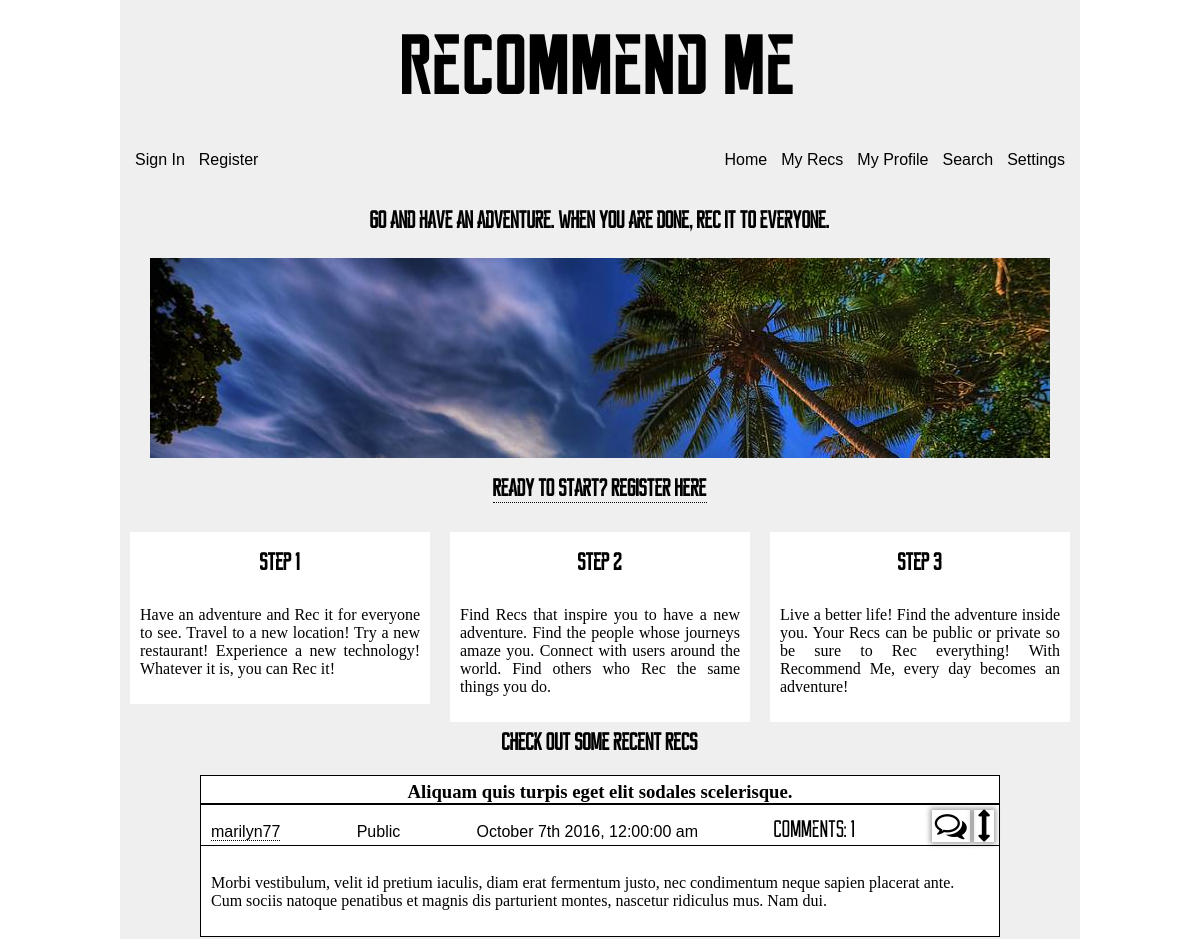
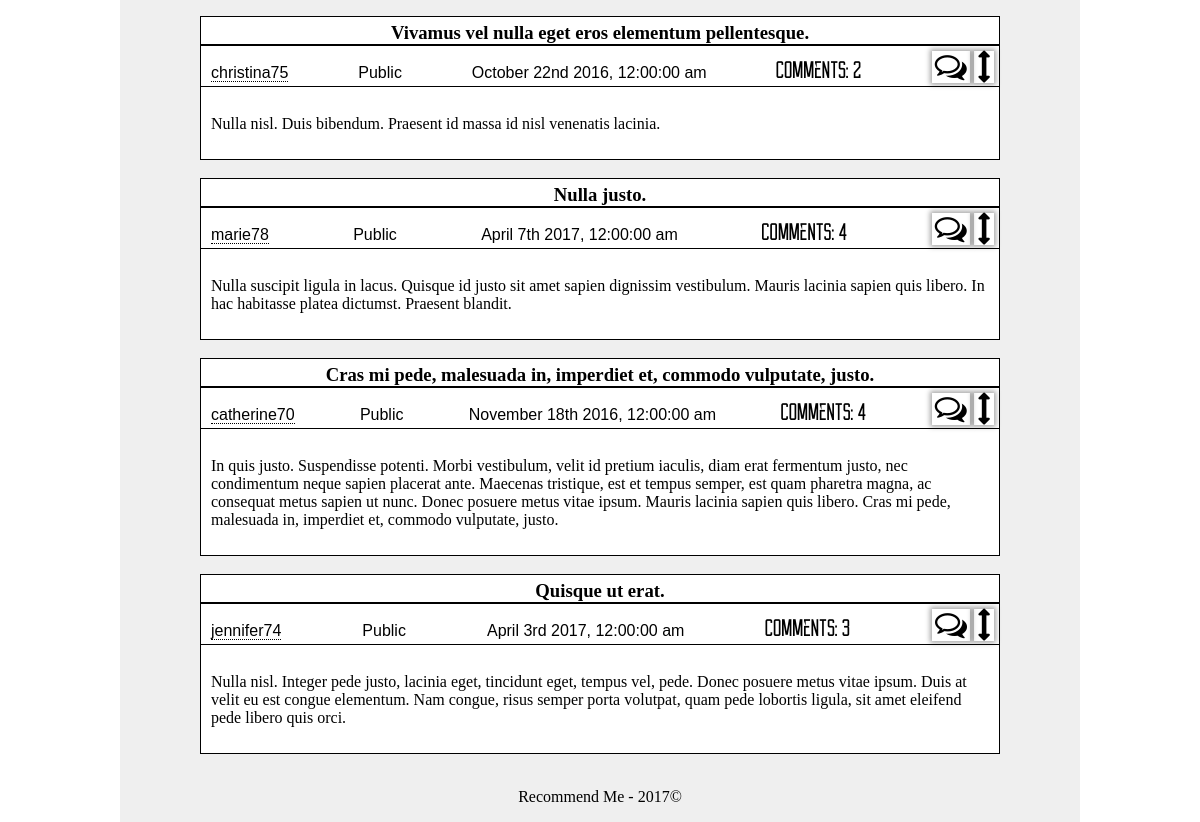
/about, run on the app's committed database (2 pictures, top to bottom).
### app/models.py (models this page shows, shortened)
class Recommendation(db.Model):
    __tablename__ = 'recommendation'
    id = db.Column(db.INTEGER, primary_key=True)
    made_private = db.Column(db.BOOLEAN, default=False)
    new_comment = db.Column(db.BOOLEAN, default=False)
    text = db.Column(db.TEXT)
    timestamp = db.Column(db.DATETIME, index=True, default=datetime.utcnow)
    title = db.Column(db.String(64))
    user_id = db.Column(db.INTEGER, db.ForeignKey('user.id'))
    verification = db.Column(db.INTEGER)
    user = db.relationship('User', backref=backref('recommendation', lazy='dynamic'))
    def prepare_comments(self):
        prep_query = self.comment\
            .filter(Comment.verification > 0)\
            .order_by(desc(Comment.timestamp))
        d_c = prep_query\
            .paginate(1, per_page=5, error_out=False)
        count = prep_query.count()
        return (d_c, count)

class User(UserMixin, db.Model):
    __tablename__ = 'user'
    id = db.Column(db.INTEGER, primary_key=True)
    username = db.Column(db.String, unique=True, index=True)
    email = db.Column(db.String, unique=True, index=True)
    about_me = db.Column(db.TEXT)
    api = db.Column(db.String())
    confirmed = db.Column(db.BOOLEAN, default=False)
    display = db.Column(db.INTEGER, default=10)
    invalid_logins = db.Column(db.INTEGER, default=0)
    last_login = db.Column(db.DATETIME, default=datetime.utcnow)
    member_since = db.Column(db.DATETIME, default=datetime.utcnow)
    password_hash = db.Column(db.String(128))
    role_id = db.Column(db.INTEGER, db.ForeignKey('role.id'))
    updates = db.Column(db.BOOLEAN, default=True)
    role = db.relationship('Role', backref=backref('user', lazy='dynamic'))
    @property
    def password(self):
        raise AttributeError('password is hashed')

### app/main/views.py (the view)
@main.route('/about')
def about():
    display_recs = Recommendation.query\
        .filter_by(verification = 2)\
        .order_by(desc(Recommendation.timestamp))\
        .limit(50)\
        .from_self()\
        .order_by(func.random())\
        .limit(5)\
        .from_self()\
        .paginate(1, per_page=5, error_out=False)
    return render_template('main/about.html', display=display_recs)

### app/auth/views.py (called while the page is built)
@auth.before_app_request
def before_request():
    if current_user.is_authenticated and not current_user.confirmed \
        and request.endpoint[:5] != 'auth.' and request.endpoint != 'static':
        return redirect(url_for('auth.unconfirmed'))

### manage.py (called while the page is built)
@app.url_defaults
def hashed_static_file(endpoint, values):
    if 'static' == endpoint or endpoint.endswith('.static'):
        filename = values.get('filename')
        if filename:
            blueprint = request.blueprint
            if '.' in endpoint:  # blueprint
                blueprint = endpoint.rsplit('.', 1)[0]
            static_folder = app.static_folder
            if blueprint and app.blueprints[blueprint].static_folder:
                static_folder = app.blueprints[blueprint].static_folder
            fp = os.path.join(static_folder, filename)
            if os.path.exists(fp):
                values['_'] = int(os.stat(fp).st_mtime)

### app/templates/main/about.html (shortened to what this page needs)
<!DOCTYPE html>
{% extends 'abstract/three-column.html' %}
{% block head %}
  {{super()}}
{% endblock %}
{% block maincontent %}
  <h2>Go and have an adventure. When you are done, Rec it to everyone.</p>
  <img src="{{url_for('static', filename='images/main/about-rec.jpg')}}"
    class='align-center large-splash'/>
  <h2>
    <a href="{{url_for('auth.subscribe')}}">Ready to Start? Register Here</a>
  </h2>
{% endblock %}
{% block c1 %}
  <h2 class='reckoner'>Step 1</h2>
  <p>
    Have an adventure and Rec it for everyone to see. Travel to a new location!
    Try a new restaurant! Experience a new technology! Whatever it is, you can
    Rec it!
  </p>
{% endblock %}
{% block c2 %}
  <h2 class='reckoner'>Step 2</h2>
  <p>
    Find Recs that inspire you to have a new adventure. Find the people whose
    journeys amaze you. Connect with users around the world. Find others
    who Rec the same things you do.
  </p>
{% endblock %}
{% block c3 %}
  <h2 class='reckoner'>Step 3</h2>
  <p>
    Live a better life! Find the adventure inside you. Your Recs can be public
    or private so be sure to Rec everything! With Recommend Me, every day
    becomes an adventure!
  </p>
{% endblock %}
{% block postcontent %}
  <h2>Check out some recent Recs</h2>
  {{rec_macro.initialize_recs(display, moment, current_user)}}
{% endblock %}

### app/templates/macros/rec-macro.html (shortened to what this page needs)
{% import 'macros/comment-macro.html' as comment_macro %}
{% macro render_rec(rec, count, moment, current_user, attributes=True, link=request.url) %}
  <div class='single-post'>
    <a href="{{url_for('main.highlight', id=rec.id)}}">
      <h3 class='rec-title'>{{rec.title}}</h3>
    </a>
    <div class='post-header'>
      <ul class='post-header-list'>
        <li>
          <a href="{{url_for('personal.profile', id=rec.user_id)}}">
            {{rec.user.username}}
          </a>
        </li>
        <li>
          {% if rec.verification != 0 %}
            Public
          {% else %}
            Private
          {% endif %}
        </li>
        <li>
          {{moment(rec.timestamp).format('MMMM Do YYYY, h:mm:ss a')}}
        </li>
        <li class='reckoner'>
          Comments: {{count}}
        </li>
        {% if attributes or rec.user_id==current_user.id %}
          <li>
            {% if attributes %}
              <i id='{{rec.id}}' class='{{link}} font-link toggle-comments fa fa-comments-o fa-2x'></i>
              <i class='font-link toggle-show fa fa-arrows-v fa-2x'></i>
            {% endif %}
          </li>
        {% endif %}
      </ul>
    </div>
    <p class='post-text'>
      {{rec.text}}
    </p>
  </div>
  <br/>
{% endmacro %}
{% macro initialize_recs(display, moment, current_user, attributes=True) %}
  <div class='list-recs'>
    {{ajax(display, moment, current_user, attributes)}}
  </div>
{% endmacro %}
{% macro ajax(display, moment, current_user, attributes=True, link=request.url) %}
  {% for rec in display.items %}
    {{single_rec(rec, moment, current_user, attributes, link, in_comments=True)}}
  {% endfor %}
{% endmacro %}
{% macro single_rec(rec, moment, current_user, attributes=True, link=request.url, in_comments=True) %}
  {% set comments, count = rec.prepare_comments() %}
  {{render_rec(rec, count, moment, current_user, attributes, link)}}
{% endmacro %}

### app/static/css/abstract/base.css (style rules this page uses)
body { font-family: Georgia, 'Times New Roman', serif; margin: 0px auto; width: 960px; }
a { border-bottom: 1px dotted black; color: inherit; text-decoration: none; }
h2 { font-family: 'reckoner', Impact, fantasy; font-size: 24px; text-align: center; }
li { display: inline; font-family: sans-serif; }
.reckoner { font-family: 'reckoner', Impact, fantasy; font-size: 24px; }
.align-center { display: block; margin: 0px auto; }
.large-splash { width: 900px; }

### app/static/css/abstract/rec-comment.css (style rules this page uses)
.list-recs { margin: 0px auto; width: 800px; }
.single-post { background-color: white; border: 1px solid black; clear: both; }
.rec-title { border-bottom: 2px solid black; margin: 0 0 5px 0; padding-top: 5px; text-align: center; }
.post-header { border-bottom: 1px solid black; padding: 0 5px 0 5px; }
.post-header-list { height: 30px; margin: 5px 0 5px 0; padding-left: 5px; text-align: justify; }
.post-header-list:after { content: ''; display: inline-block; width: 100%; }
.post-header li { display: inline-block; }
.font-link { box-shadow: 0 0 5px 2px rgba(0,0,0,.35); cursor: pointer; padding: 0 3px 0 3px; }
.post-text { margin-top: 0px; padding: 10px; white-space: pre-line; }

### app/static/css/abstract/three-column.css (style rules this page uses)
.c1>p, .c2>p, .c3>p { padding:10px; text-align: justify; }

### data on the page
Recommendation: title "Aliquam quis turpis eget elit sodales scelerisque.", user.username "marilyn77", verification "Public", timestamp "October 7th 2016, 12:00:00 am", count "1", text "Morbi vestibulum, velit id pretium iaculis, diam erat fermentum justo, nec condimentum neque sapien placerat ante. Cum sociis natoque penatibus et magnis dis parturient montes, nascetur ridiculus mus. Nam dui."
Recommendation: title "Vivamus vel nulla eget eros elementum pellentesque.", user.username "christina75", shows "Public", timestamp "October 22nd 2016, 12:00:00 am", verification "2", text "Nulla nisl. Duis bibendum. Praesent id massa id nisl venenatis lacinia."
Recommendation: title "Nulla justo.", user.username "marie78", verification "Public", timestamp "April 7th 2017, 12:00:00 am", count "4", text "Nulla suscipit ligula in lacus. Quisque id justo sit amet sapien dignissim vestibulum. Mauris lacinia sapien quis libero. In hac habitasse platea dictumst. Praesent blandit."
Recommendation: title "Cras mi pede, malesuada in, imperdiet et, commodo vulputate, justo.", user.username "catherine70", verification "Public", timestamp "November 18th 2016, 12:00:00 am", count "4", text "In quis justo. Suspendisse potenti. Morbi vestibulum, velit id pretium iaculis, diam erat fermentum justo, nec condimentum neque sapien placerat ante. Maecenas tristique, est et tempus semper, est quam pharetra magna, ac consequat metus sapien ut nunc. Donec posuere metus vitae ipsum. Mauris lacinia sapien quis libero. Cras mi pede, malesuada in, imperdiet et, commodo vulputate, justo."
Recommendation: title "Quisque ut erat.", user.username "jennifer74", verification "Public", timestamp "April 3rd 2017, 12:00:00 am", count "3", text "Nulla nisl. Integer pede justo, lacinia eget, tincidunt eget, tempus vel, pede. Donec posuere metus vitae ipsum. Duis at velit eu est congue elementum. Nam congue, risus semper porta volutpat, quam pede lobortis ligula, sit amet eleifend pede libero quis orci."
